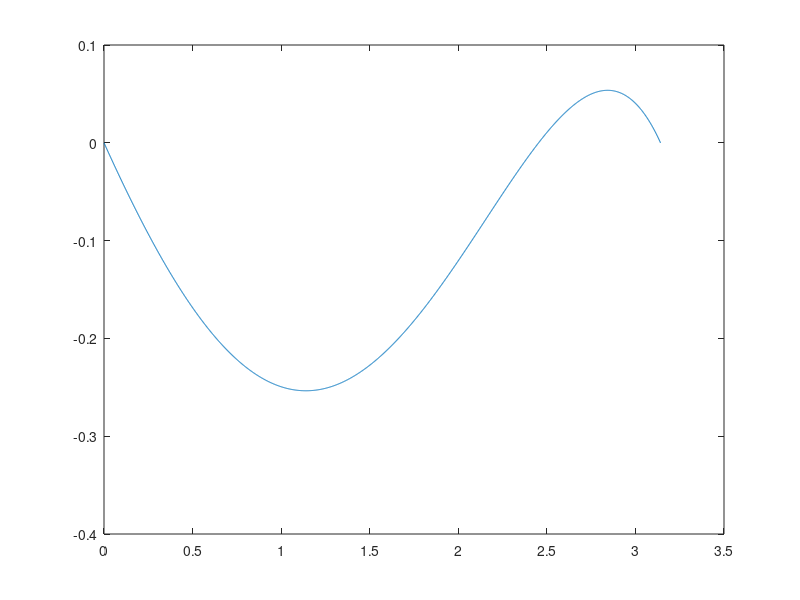

The MATLAB script that drew this image:
%   This question is about discreting the interval and apply numerical analysis to solve equation for certain points.
%
%   Here are two critical pinciples:
%   (1)  f'[n]= (f[n+1] - f[n-1]) / (2*h)
%   (2)  f"[n]= (f[n+1] - 2*f[n] + f[n-1]) / h^2
%
%   By applying numerical analysis, we can easily create function. For f"(x) - 2*f'(x) = cosx,
%   let x = xn, The equation can be written as:
%
%          (1/h^2+1/h , 1/h^2 ,1/h^2-1/h) * (x[n-1],x[n],x[n+1])T = cos(xn)
%
%    Then we can create sparse matrix.

n = 2000;           % Number of dots
l = 0;              % Left boundary
r = pi;             % Right boundary
vl = 0;             % f(l)
vr = 0;             % f(r), This can also be -1
h =(r-l)/(n-1);     % Step for equation

A = sparse(n,n);        % Target matrix
b = zeros(n,1);         % Right-hand-side value
x = linspace(l,r,n);    % Split interval to calculate 

b([1 n]) = [vl vr];     % For left and right, assigning initial value
b(2:n-1) = cos(x(2:n-1));       % Create differential equation

A(1,1) = 1;                     % For both-side, assigning cof 1
A(n,n) = 1;

for i=2:n-1
    A(i,i-1:i+1) = [1/h^2+1/h , -2/h^2 , 1/h^2-1/h];          %Differential equation
end

fx = A \ b;
plot(x,fx);
